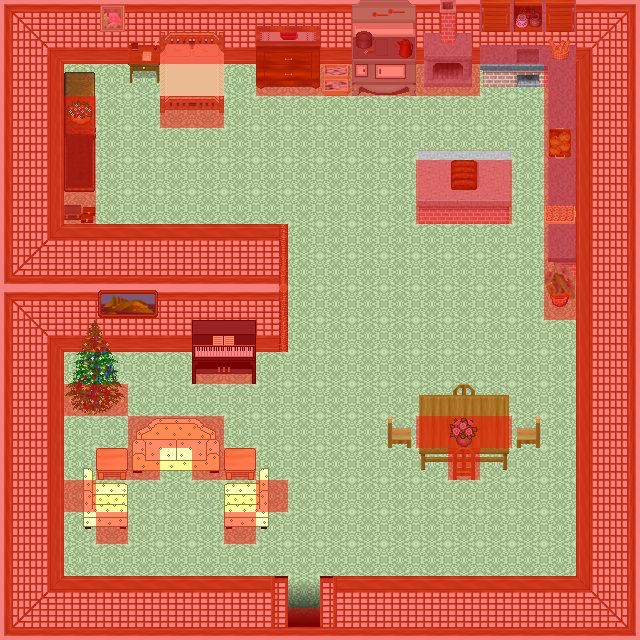

Below is a game level as drawn by its tile map, then a one-line description and the .tmx that defines it (tile-layer data replaced by summaries):
An orthogonal 20x20 tile map with 32x32 px tiles, 8 tile layers (0_floor, 1_terrain, 2_object, 3_roof, ...), 27 tilesets.

<map version="1.2" tiledversion="1.2.0" orientation="orthogonal" renderorder="right-down" width="20" height="20" tilewidth="32" tileheight="32" infinite="0" nextlayerid="9" nextobjectid="1">
 <tileset firstgid="1" name="collision" tilewidth="32" tileheight="32" tilecount="1" columns="1">
  <image source="../../tileset/logic/collision.png" width="32" height="32" />
 </tileset>
 <tileset firstgid="2" name="dojo_walls" tilewidth="32" tileheight="32" tilecount="160" columns="10">
  <image source="../../tileset/building/wall/dojo_walls.png" width="320" height="512" />
 </tileset>
 <tileset firstgid="162" name="floor_tiles" tilewidth="32" tileheight="32" tilecount="9" columns="3">
  <image source="../../tileset/ground/indoor/floor_tiles.png" width="96" height="96" />
 </tileset>
 <tileset firstgid="171" name="dojo_entrances" tilewidth="32" tileheight="32" tilecount="72" columns="12">
  <image source="../../tileset/building/entrance/dojo_entrances.png" width="384" height="192" />
 </tileset>
 <tileset firstgid="243" name="window_centered" tilewidth="32" tileheight="32" tilecount="1" columns="1">
  <image source="../../tileset/building/window/window_centered.png" width="32" height="32" />
 </tileset>
 <tileset firstgid="244" name="piano" tilewidth="32" tileheight="32" tilecount="4" columns="2">
  <image source="../../tileset/furniture/other/piano.png" width="64" height="64" />
 </tileset>
 <tileset firstgid="248" name="drawer" tilewidth="32" tileheight="32" tilecount="6" columns="2">
  <image source="../../tileset/furniture/other/drawer.png" width="64" height="96" />
 </tileset>
 <tileset firstgid="254" name="wardrobe_lateral" tilewidth="32" tileheight="32" tilecount="8" columns="2">
  <image source="../../tileset/furniture/shelve/wardrobe_lateral.png" width="64" height="128" />
 </tileset>
 <tileset firstgid="262" name="double_peach" tilewidth="32" tileheight="32" tilecount="8" columns="2">
  <image source="../../tileset/furniture/bed/double_peach.png" width="64" height="128" />
 </tileset>
 <tileset firstgid="270" name="sofa_cream" tilewidth="32" tileheight="32" tilecount="6" columns="3">
  <image source="../../tileset/furniture/chair/sofa_cream.png" width="96" height="64" />
 </tileset>
 <tileset firstgid="276" name="armchair_cream" tilewidth="32" tileheight="32" tilecount="12" columns="4">
  <image source="../../tileset/furniture/chair/armchair_cream.png" width="128" height="96" />
 </tileset>
 <tileset firstgid="288" name="wooden_pale" tilewidth="32" tileheight="32" tilecount="4" columns="2">
  <image source="../../tileset/furniture/chair/wooden_pale.png" width="64" height="64" />
 </tileset>
 <tileset firstgid="292" name="table_wooden_brown" tilewidth="32" tileheight="32" tilecount="9" columns="3">
  <image source="../../tileset/furniture/table/table_wooden_brown.png" width="96" height="96" />
 </tileset>
 <tileset firstgid="301" name="stove" tilewidth="32" tileheight="32" tilecount="6" columns="2">
  <image source="../../tileset/furniture/kitchen/stove.png" width="64" height="96" />
 </tileset>
 <tileset firstgid="307" name="warmer_2" tilewidth="32" tileheight="32" tilecount="6" columns="2">
  <image source="../../tileset/furniture/kitchen/warmer_2.png" width="64" height="96" />
 </tileset>
 <tileset firstgid="313" name="cabinets" tilewidth="32" tileheight="32" tilecount="44" columns="4">
  <image source="../../tileset/furniture/kitchen/cabinets.png" width="128" height="352" />
 </tileset>
 <tileset firstgid="357" name="large_island" tilewidth="32" tileheight="32" tilecount="2" columns="2">
  <image source="../../tileset/furniture/picture/large_island.png" width="64" height="32" />
 </tileset>
 <tileset firstgid="359" name="oil_paintings" tilewidth="32" tileheight="32" tilecount="16" columns="4">
  <image source="../../tileset/furniture/picture/oil_paintings.png" width="128" height="128" />
 </tileset>
 <tileset firstgid="375" name="plant_potted_2" tilewidth="32" tileheight="32" tilecount="2" columns="1">
  <image source="../../tileset/plant/indoor/plant_potted_2.png" width="32" height="64" />
 </tileset>
 <tileset firstgid="377" name="flowering_plant" tilewidth="32" tileheight="32" tilecount="2" columns="2">
  <image source="../../tileset/plant/indoor/flowering_plant.png" width="64" height="32" />
 </tileset>
 <tileset firstgid="379" name="spruce_xmas6" tilewidth="32" tileheight="32" tilecount="6" columns="2">
  <image source="../../tileset/plant/tree/spruce_xmas6.png" width="64" height="96" />
 </tileset>
 <tileset firstgid="385" name="xmas_lights" tilewidth="32" tileheight="32" tilecount="20" columns="4">
  <image source="../../tileset/furniture/light/xmas_lights.png" width="128" height="160" />
 </tileset>
 <tileset firstgid="405" name="square_pale" tilewidth="32" tileheight="32" tilecount="1" columns="1">
  <image source="../../tileset/furniture/table/square_pale.png" width="32" height="32" />
 </tileset>
 <tileset firstgid="406" name="concrete_table" tilewidth="32" tileheight="32" tilecount="9" columns="3">
  <image source="../../tileset/furniture/table/concrete_table.png" width="96" height="96" />
 </tileset>
 <tileset firstgid="415" name="desk" tilewidth="32" tileheight="32" tilecount="4" columns="2">
  <image source="../../tileset/furniture/table/desk.png" width="64" height="64" />
 </tileset>
 <tileset firstgid="419" name="bread" tilewidth="32" tileheight="32" tilecount="4" columns="4">
  <image source="../../tileset/item/food/bread.png" width="128" height="32" />
 </tileset>
 <tileset firstgid="423" name="boxes" tilewidth="32" tileheight="32" tilecount="4" columns="2">
  <image source="../../tileset/item/boxes.png" width="64" height="64" />
 </tileset>
 <layer id="1" name="0_floor" width="20" height="20">
  <data>[400 cells, 400 non-empty, 31 distinct tile ids]</data>
 </layer>
 <layer id="2" name="1_terrain" width="20" height="20">
  <data>[400 cells, 87 non-empty, 80 distinct tile ids]</data>
 </layer>
 <layer id="3" name="2_object" width="20" height="20">
  <data>[400 cells, 10 non-empty, 10 distinct tile ids]</data>
 </layer>
 <layer id="4" name="3_roof" width="20" height="20">
  <data>[400 cells, 17 non-empty, 17 distinct tile ids]</data>
 </layer>
 <layer id="5" name="4_roof_add" width="20" height="20">
  <data>[400 cells, 6 non-empty, 6 distinct tile ids]</data>
 </layer>
 <layer id="6" name="objects" width="20" height="20">
  <data>[400 cells, 0 non-empty, 0 distinct tile ids]</data>
 </layer>
 <layer id="7" name="collision" width="20" height="20" opacity="0.46">
  <data>[400 cells, 217 non-empty, 1 distinct tile ids]</data>
 </layer>
 <layer id="8" name="protection" width="20" height="20">
  <data>[400 cells, 0 non-empty, 0 distinct tile ids]</data>
 </layer>
</map>
